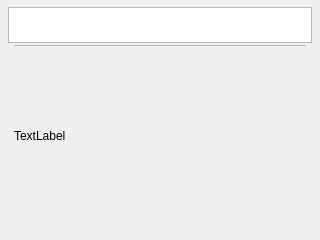
<?xml version='1.0' encoding='utf-8'?>
<ui version="4.0">
 <class>InfoDialog</class>
 <widget class="QDialog" name="InfoDialog">
  <property name="enabled">
   <bool>true</bool>
  </property>
  <property name="geometry">
   <rect>
    <x>0</x>
    <y>0</y>
    <width>320</width>
    <height>240</height>
   </rect>
  </property>
  <property name="windowTitle">
   <string>InfoDialog</string>
  </property>
  <widget class="QGraphicsView" name="title">
   <property name="geometry">
    <rect>
     <x>8</x>
     <y>7</y>
     <width>304</width>
     <height>36</height>
    </rect>
   </property>
  </widget>
  <widget class="QLabel" name="info">
   <property name="geometry">
    <rect>
     <x>14</x>
     <y>54</y>
     <width>292</width>
     <height>164</height>
    </rect>
   </property>
   <property name="text">
    <string>TextLabel</string>
   </property>
  </widget>
  <widget class="QGraphicsView" name="splite">
   <property name="geometry">
    <rect>
     <x>14</x>
     <y>45</y>
     <width>292</width>
     <height>1</height>
    </rect>
   </property>
  </widget>
 </widget>
 <resources />
 <connections />
</ui>
